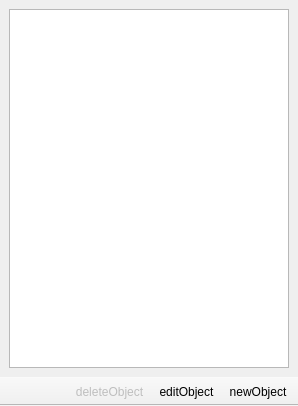
<?xml version="1.0" encoding="UTF-8"?>
<ui version="4.0">
 <class>ObjectView</class>
 <widget class="QMainWindow" name="ObjectView">
  <property name="geometry">
   <rect>
    <x>0</x>
    <y>0</y>
    <width>298</width>
    <height>406</height>
   </rect>
  </property>
  <property name="windowTitle">
   <string>MainWindow</string>
  </property>
  <property name="animated">
   <bool>false</bool>
  </property>
  <property name="unifiedTitleAndToolBarOnMac">
   <bool>false</bool>
  </property>
  <widget class="QWidget" name="mCentralWidget">
   <layout class="QHBoxLayout" name="horizontalLayout">
    <item>
     <widget class="QListWidget" name="mListWidget">
      <property name="horizontalScrollBarPolicy">
       <enum>Qt::ScrollBarAsNeeded</enum>
      </property>
      <property name="sizeAdjustPolicy">
       <enum>QAbstractScrollArea::AdjustIgnored</enum>
      </property>
      <property name="dragDropMode">
       <enum>QAbstractItemView::NoDragDrop</enum>
      </property>
      <property name="iconSize">
       <size>
        <width>64</width>
        <height>64</height>
       </size>
      </property>
      <property name="movement">
       <enum>QListView::Static</enum>
      </property>
      <property name="flow">
       <enum>QListView::LeftToRight</enum>
      </property>
      <property name="resizeMode">
       <enum>QListView::Adjust</enum>
      </property>
      <property name="spacing">
       <number>10</number>
      </property>
      <property name="gridSize">
       <size>
        <width>80</width>
        <height>80</height>
       </size>
      </property>
      <property name="viewMode">
       <enum>QListView::IconMode</enum>
      </property>
      <property name="uniformItemSizes">
       <bool>true</bool>
      </property>
      <property name="wordWrap">
       <bool>true</bool>
      </property>
     </widget>
    </item>
   </layout>
  </widget>
  <widget class="QToolBar" name="mToolbar">
   <property name="windowTitle">
    <string>toolBar</string>
   </property>
   <property name="layoutDirection">
    <enum>Qt::RightToLeft</enum>
   </property>
   <property name="movable">
    <bool>false</bool>
   </property>
   <property name="allowedAreas">
    <set>Qt::AllToolBarAreas</set>
   </property>
   <property name="iconSize">
    <size>
     <width>32</width>
     <height>24</height>
    </size>
   </property>
   <property name="toolButtonStyle">
    <enum>Qt::ToolButtonIconOnly</enum>
   </property>
   <property name="floatable">
    <bool>false</bool>
   </property>
   <attribute name="toolBarArea">
    <enum>BottomToolBarArea</enum>
   </attribute>
   <attribute name="toolBarBreak">
    <bool>false</bool>
   </attribute>
   <addaction name="actionNewObject"/>
   <addaction name="actionEditObject"/>
   <addaction name="actionDeleteObject"/>
  </widget>
  <action name="actionNewObject">
   <property name="icon">
    <iconset resource="../toolkit.qrc">
     <normaloff>:/VecTB/icons/toolbars/New_Map.png</normaloff>:/VecTB/icons/toolbars/New_Map.png</iconset>
   </property>
   <property name="text">
    <string>newObject</string>
   </property>
   <property name="toolTip">
    <string>Add new object</string>
   </property>
  </action>
  <action name="actionEditObject">
   <property name="enabled">
    <bool>true</bool>
   </property>
   <property name="icon">
    <iconset resource="../toolkit.qrc">
     <normaloff>:/VecTB/icons/toolbars/Edit.png</normaloff>:/VecTB/icons/toolbars/Edit.png</iconset>
   </property>
   <property name="text">
    <string>editObject</string>
   </property>
   <property name="toolTip">
    <string>Edit object</string>
   </property>
  </action>
  <action name="actionDeleteObject">
   <property name="enabled">
    <bool>false</bool>
   </property>
   <property name="icon">
    <iconset resource="../toolkit.qrc">
     <normaloff>:/VecTB/icons/toolbars/Delete.png</normaloff>:/VecTB/icons/toolbars/Delete.png</iconset>
   </property>
   <property name="text">
    <string>deleteObject</string>
   </property>
   <property name="toolTip">
    <string>Delete object</string>
   </property>
  </action>
 </widget>
 <resources>
  <include location="../toolkit.qrc"/>
 </resources>
 <connections>
  <connection>
   <sender>actionDeleteObject</sender>
   <signal>triggered()</signal>
   <receiver>ObjectView</receiver>
   <slot>onActionDelete()</slot>
   <hints>
    <hint type="sourcelabel">
     <x>-1</x>
     <y>-1</y>
    </hint>
    <hint type="destinationlabel">
     <x>148</x>
     <y>202</y>
    </hint>
   </hints>
  </connection>
  <connection>
   <sender>actionEditObject</sender>
   <signal>triggered()</signal>
   <receiver>ObjectView</receiver>
   <slot>onActionEdit()</slot>
   <hints>
    <hint type="sourcelabel">
     <x>-1</x>
     <y>-1</y>
    </hint>
    <hint type="destinationlabel">
     <x>148</x>
     <y>202</y>
    </hint>
   </hints>
  </connection>
  <connection>
   <sender>actionNewObject</sender>
   <signal>triggered()</signal>
   <receiver>ObjectView</receiver>
   <slot>onActionNew()</slot>
   <hints>
    <hint type="sourcelabel">
     <x>-1</x>
     <y>-1</y>
    </hint>
    <hint type="destinationlabel">
     <x>148</x>
     <y>202</y>
    </hint>
   </hints>
  </connection>
  <connection>
   <sender>mListWidget</sender>
   <signal>itemSelectionChanged()</signal>
   <receiver>ObjectView</receiver>
   <slot>onSelectionChanged()</slot>
   <hints>
    <hint type="sourcelabel">
     <x>148</x>
     <y>183</y>
    </hint>
    <hint type="destinationlabel">
     <x>148</x>
     <y>202</y>
    </hint>
   </hints>
  </connection>
 </connections>
 <slots>
  <slot>onActionEdit()</slot>
  <slot>onActionNew()</slot>
  <slot>onActionDelete()</slot>
  <slot>onItemPressed(QListWidgetItem*)</slot>
  <slot>onSelectionChanged()</slot>
 </slots>
</ui>
